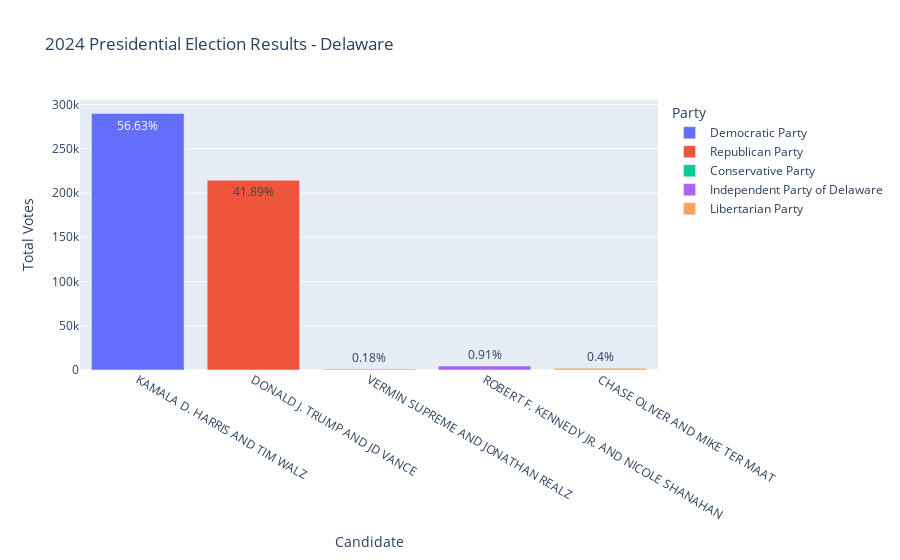
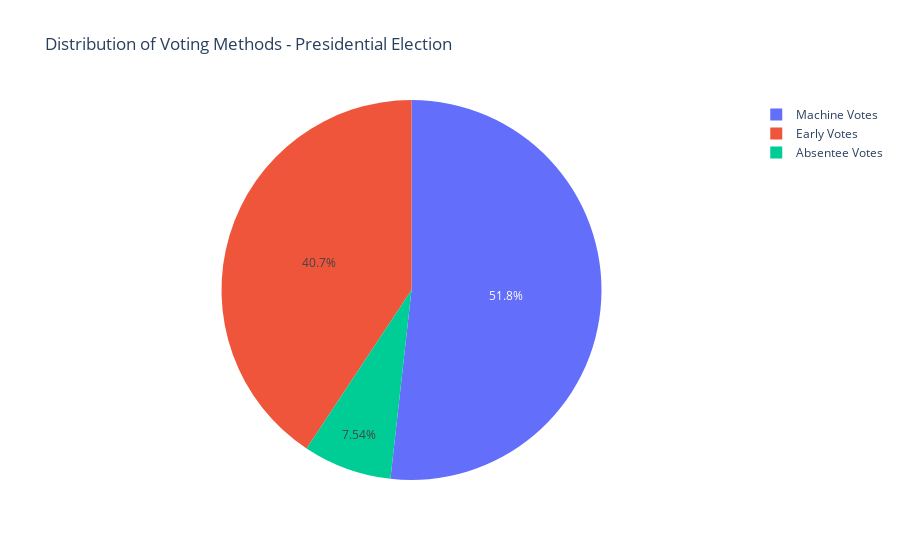
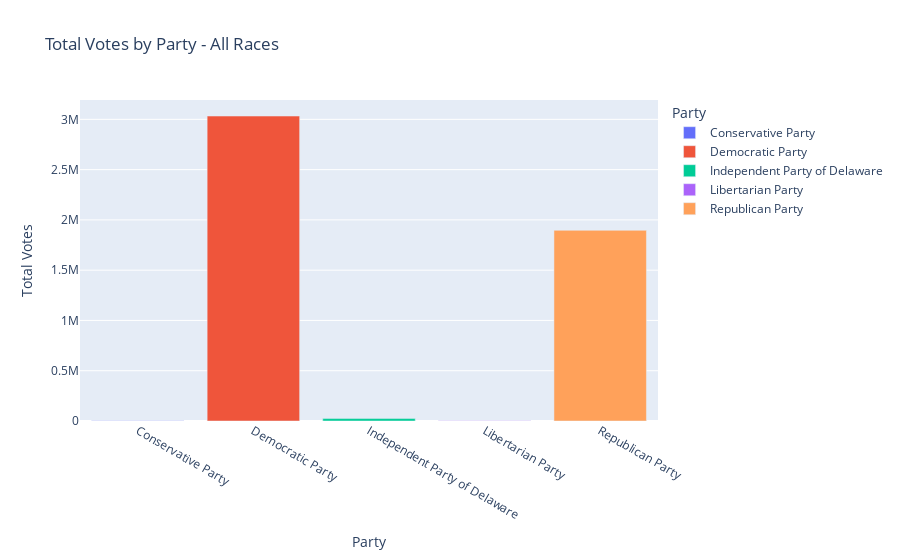
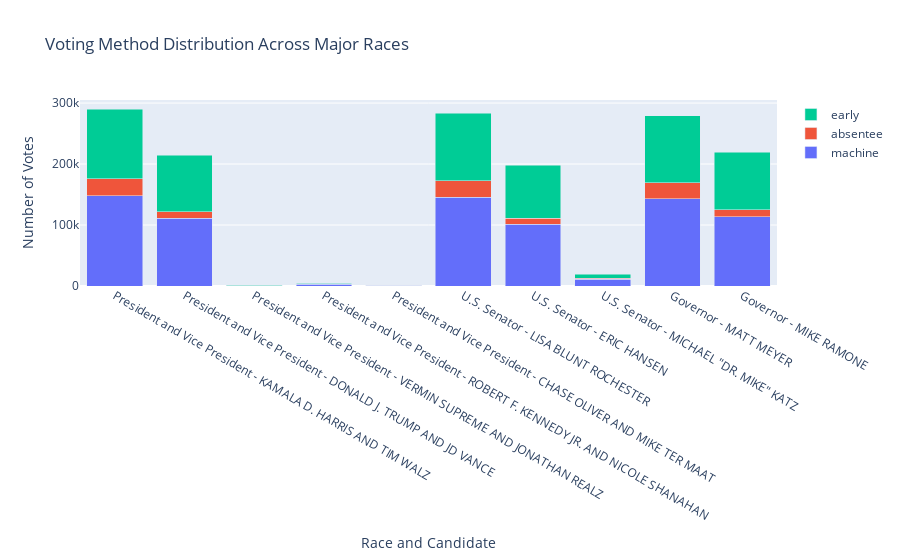

Source (notebook cell) for these figures, in order:
### Markdown cell above
### 其他数据

### Code cell
import pandas as pd
import plotly.express as px
import plotly.graph_objects as go
import seaborn as sns
import matplotlib.pyplot as plt

# Read the data
df = pd.read_csv('../data/election.csv')

# 1. Presidential Race Analysis
presidential_df = df[df['office'] == 'President and Vice President']
fig1 = px.bar(presidential_df, 
              x='candidatename', 
              y='totalvotessum',
              title='2024 Presidential Election Results - Delaware',
              color='partyname',
              text=presidential_df['totalvotespercentage'].round(2).astype(str) + '%',
              labels={'candidatename': 'Candidate',
                     'totalvotessum': 'Total Votes',
                     'partyname': 'Party'})
fig1.show()

# 2. Voting Methods Distribution
voting_methods = pd.DataFrame({
    'Method': ['Machine Votes', 'Absentee Votes', 'Early Votes'],
    'Count': [presidential_df['machinevotessum'].sum(),
              presidential_df['absenteevotessum'].sum(),
              presidential_df['earlyvotessum'].sum()]
})

fig2 = px.pie(voting_methods, 
              values='Count', 
              names='Method',
              title='Distribution of Voting Methods - Presidential Election')
fig2.show()

# 3. Party-wise Vote Distribution
party_votes = df.groupby('partyname')['totalvotessum'].sum().reset_index()
fig3 = px.bar(party_votes,
              x='partyname',
              y='totalvotessum',
              title='Total Votes by Party - All Races',
              color='partyname',
              labels={'partyname': 'Party',
                     'totalvotessum': 'Total Votes'})
fig3.show()

# 4. Top Races Comparison
top_races = df[df['office'].isin(['President and Vice President', 
                                 'U.S. Senator', 
                                 'Governor'])]
fig4 = go.Figure()

for method in ['machinevotessum', 'absenteevotessum', 'earlyvotessum']:
    fig4.add_trace(go.Bar(name=method.replace('votessum', ''),
                         x=top_races['office'] + ' - ' + top_races['candidatename'],
                         y=top_races[method]))

fig4.update_layout(barmode='stack',
                  title='Voting Method Distribution Across Major Races',
                  xaxis_title='Race and Candidate',
                  yaxis_title='Number of Votes')
fig4.show()

fig5 = px.bar(presidential_df,
              x='candidatename',
              y='totalvotessum',
              color='partyname',
              animation_frame='xmlreporttime',
              title='Vote Counting Progress - Presidential Race',
              labels={'candidatename': 'Candidate',
                     'totalvotessum': 'Total Votes',
                     'partyname': 'Party'})
fig5.show()

### Figure 1 — Plotly figure (JSON) as saved in the notebook; plotly's stock layout.template omitted (floating-point values rounded to 4 significant figures)
{"data": [{"alignmentgroup": "True", "hovertemplate": "Party=Democratic Party<br>Candidate=%{x}<br>Total Votes=%{y}<br>text=%{text}<extra></extra>", "legendgroup": "Democratic Party", "marker": {"color": "#636efa", "pattern": {"shape": ""}}, "name": "Democratic Party", "offsetgroup": "Democratic Party", "orientation": "v", "showlegend": true, "text": ["56.63%"], "textposition": "auto", "type": "bar", "x": ["KAMALA D. HARRIS AND TIM WALZ"], "xaxis": "x", "y": [289758], "yaxis": "y"}, {"alignmentgroup": "True", "hovertemplate": "Party=Republican Party<br>Candidate=%{x}<br>Total Votes=%{y}<br>text=%{text}<extra></extra>", "legendgroup": "Republican Party", "marker": {"color": "#EF553B", "pattern": {"shape": ""}}, "name": "Republican Party", "offsetgroup": "Republican Party", "orientation": "v", "showlegend": true, "text": ["41.89%"], "textposition": "auto", "type": "bar", "x": ["DONALD J. TRUMP AND JD VANCE"], "xaxis": "x", "y": [214351], "yaxis": "y"}, {"alignmentgroup": "True", "hovertemplate": "Party=Conservative Party<br>Candidate=%{x}<br>Total Votes=%{y}<br>text=%{text}<extra></extra>", "legendgroup": "Conservative Party", "marker": {"color": "#00cc96", "pattern": {"shape": ""}}, "name": "Conservative Party", "offsetgroup": "Conservative Party", "orientation": "v", "showlegend": true, "text": ["0.18%"], "textposition": "auto", "type": "bar", "x": ["VERMIN SUPREME AND JONATHAN REALZ"], "xaxis": "x", "y": [914], "yaxis": "y"}, {"alignmentgroup": "True", "hovertemplate": "Party=Independent Party of Delaware<br>Candidate=%{x}<br>Total Votes=%{y}<br>text=%{text}<extra></extra>", "legendgroup": "Independent Party of Delaware", "marker": {"color": "#ab63fa", "pattern": {"shape": ""}}, "name": "Independent Party of Delaware", "offsetgroup": "Independent Party of Delaware", "orientation": "v", "showlegend": true, "text": ["0.91%"], "textposition": "auto", "type": "bar", "x": ["ROBERT F. KENNEDY JR. AND NICOLE SHANAHAN"], "xaxis": "x", "y": [4636], "yaxis": "y"}, {"alignmentgroup": "True", "hovertemplate": "Party=Libertarian Party<br>Candidate=%{x}<br>Total Votes=%{y}<br>text=%{text}<extra></extra>", "legendgroup": "Libertarian Party", "marker": {"color": "#FFA15A", "pattern": {"shape": ""}}, "name": "Libertarian Party", "offsetgroup": "Libertarian Party", "orientation": "v", "showlegend": true, "text": ["0.4%"], "textposition": "auto", "type": "bar", "x": ["CHASE OLIVER AND MIKE TER MAAT"], "xaxis": "x", "y": [2038], "yaxis": "y"}], "layout": {"barmode": "relative", "legend": {"title": {"text": "Party"}, "tracegroupgap": 0}, "title": {"text": "2024 Presidential Election Results - Delaware"}, "xaxis": {"anchor": "y", "domain": [0, 1], "title": {"text": "Candidate"}}, "yaxis": {"anchor": "x", "domain": [0, 1], "title": {"text": "Total Votes"}}}}

### Figure 2 — Plotly figure (JSON) as saved in the notebook; plotly's stock layout.template omitted (floating-point values rounded to 4 significant figures)
{"data": [{"domain": {"x": [0, 1], "y": [0, 1]}, "hovertemplate": "Method=%{label}<br>Count=%{value}<extra></extra>", "labels": ["Machine Votes", "Absentee Votes", "Early Votes"], "legendgroup": "", "name": "", "showlegend": true, "type": "pie", "values": [264900, 38582, 208215]}], "layout": {"legend": {"tracegroupgap": 0}, "title": {"text": "Distribution of Voting Methods - Presidential Election"}}}

### Figure 3 — Plotly figure (JSON) as saved in the notebook; plotly's stock layout.template omitted (floating-point values rounded to 4 significant figures)
{"data": [{"alignmentgroup": "True", "hovertemplate": "Party=%{x}<br>Total Votes=%{y}<extra></extra>", "legendgroup": "Conservative Party", "marker": {"color": "#636efa", "pattern": {"shape": ""}}, "name": "Conservative Party", "offsetgroup": "Conservative Party", "orientation": "v", "showlegend": true, "textposition": "auto", "type": "bar", "x": ["Conservative Party"], "xaxis": "x", "y": [1994], "yaxis": "y"}, {"alignmentgroup": "True", "hovertemplate": "Party=%{x}<br>Total Votes=%{y}<extra></extra>", "legendgroup": "Democratic Party", "marker": {"color": "#EF553B", "pattern": {"shape": ""}}, "name": "Democratic Party", "offsetgroup": "Democratic Party", "orientation": "v", "showlegend": true, "textposition": "auto", "type": "bar", "x": ["Democratic Party"], "xaxis": "x", "y": [3032852], "yaxis": "y"}, {"alignmentgroup": "True", "hovertemplate": "Party=%{x}<br>Total Votes=%{y}<extra></extra>", "legendgroup": "Independent Party of Delaware", "marker": {"color": "#00cc96", "pattern": {"shape": ""}}, "name": "Independent Party of Delaware", "offsetgroup": "Independent Party of Delaware", "orientation": "v", "showlegend": true, "textposition": "auto", "type": "bar", "x": ["Independent Party of Delaware"], "xaxis": "x", "y": [24191], "yaxis": "y"}, {"alignmentgroup": "True", "hovertemplate": "Party=%{x}<br>Total Votes=%{y}<extra></extra>", "legendgroup": "Libertarian Party", "marker": {"color": "#ab63fa", "pattern": {"shape": ""}}, "name": "Libertarian Party", "offsetgroup": "Libertarian Party", "orientation": "v", "showlegend": true, "textposition": "auto", "type": "bar", "x": ["Libertarian Party"], "xaxis": "x", "y": [2038], "yaxis": "y"}, {"alignmentgroup": "True", "hovertemplate": "Party=%{x}<br>Total Votes=%{y}<extra></extra>", "legendgroup": "Republican Party", "marker": {"color": "#FFA15A", "pattern": {"shape": ""}}, "name": "Republican Party", "offsetgroup": "Republican Party", "orientation": "v", "showlegend": true, "textposition": "auto", "type": "bar", "x": ["Republican Party"], "xaxis": "x", "y": [1896366], "yaxis": "y"}], "layout": {"barmode": "relative", "legend": {"title": {"text": "Party"}, "tracegroupgap": 0}, "title": {"text": "Total Votes by Party - All Races"}, "xaxis": {"anchor": "y", "categoryarray": ["Conservative Party", "Democratic Party", "Independent Party of Delaware", "Libertarian Party", "Republican Party"], "categoryorder": "array", "domain": [0, 1], "title": {"text": "Party"}}, "yaxis": {"anchor": "x", "domain": [0, 1], "title": {"text": "Total Votes"}}}}

### Figure 4 — Plotly figure (JSON) as saved in the notebook; plotly's stock layout.template omitted (floating-point values rounded to 4 significant figures)
{"data": [{"name": "machine", "type": "bar", "x": ["President and Vice President - KAMALA D. HARRIS AND TIM WALZ", "President and Vice President - DONALD J. TRUMP AND JD VANCE", "President and Vice President - VERMIN SUPREME AND JONATHAN REALZ", "President and Vice President - ROBERT F. KENNEDY JR. AND NICOLE SHANAHAN", "President and Vice President - CHASE OLIVER AND MIKE TER MAAT", "U.S. Senator - LISA BLUNT ROCHESTER", "U.S. Senator - ERIC HANSEN", "U.S. Senator - MICHAEL \"DR. MIKE\" KATZ", "Governor - MATT MEYER", "Governor - MIKE RAMONE"], "y": [148264, 111374, 600, 3266, 1396, 145831, 100893, 10986, 143372, 113532]}, {"name": "absentee", "type": "bar", "x": ["President and Vice President - KAMALA D. HARRIS AND TIM WALZ", "President and Vice President - DONALD J. TRUMP AND JD VANCE", "President and Vice President - VERMIN SUPREME AND JONATHAN REALZ", "President and Vice President - ROBERT F. KENNEDY JR. AND NICOLE SHANAHAN", "President and Vice President - CHASE OLIVER AND MIKE TER MAAT", "U.S. Senator - LISA BLUNT ROCHESTER", "U.S. Senator - ERIC HANSEN", "U.S. Senator - MICHAEL \"DR. MIKE\" KATZ", "Governor - MATT MEYER", "Governor - MIKE RAMONE"], "y": [27705, 10454, 47, 255, 121, 26714, 9926, 1737, 25889, 11363]}, {"name": "early", "type": "bar", "x": ["President and Vice President - KAMALA D. HARRIS AND TIM WALZ", "President and Vice President - DONALD J. TRUMP AND JD VANCE", "President and Vice President - VERMIN SUPREME AND JONATHAN REALZ", "President and Vice President - ROBERT F. KENNEDY JR. AND NICOLE SHANAHAN", "President and Vice President - CHASE OLIVER AND MIKE TER MAAT", "U.S. Senator - LISA BLUNT ROCHESTER", "U.S. Senator - ERIC HANSEN", "U.S. Senator - MICHAEL \"DR. MIKE\" KATZ", "Governor - MATT MEYER", "Governor - MIKE RAMONE"], "y": [113789, 92523, 267, 1115, 521, 110753, 86934, 6832, 110324, 94155]}], "layout": {"barmode": "stack", "title": {"text": "Voting Method Distribution Across Major Races"}, "xaxis": {"title": {"text": "Race and Candidate"}}, "yaxis": {"title": {"text": "Number of Votes"}}}}
